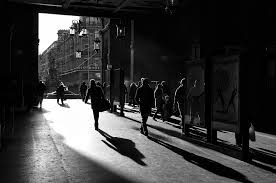
#> input picture Practice1/img2.jpg, 276 x 183 px
$ python temp2.py
#> lines starting #> are read from the running program, lines starting #| are printed output that depends on the picture; after the words box and inside, x2 and y2 are one past the last pixel; in counts of white or black regions, pixels touching at a corner belong together
### Practice1/my_linealT.py
#!/usr/bin/env python3
import numpy as np

def my_linealTrozos(image,a,p1,p2):
    Im_lt = np.double(image)
    Im_s = np.zeros(Im_lt.shape)
    Im_s[Im_lt<=p1[0]]=a[0]*Im_lt[Im_lt<=p1[0]]
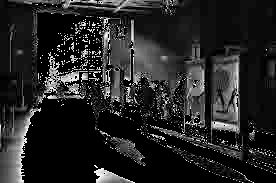
#> Im_s: shape (183, 276) float64; min 0, max 50, mean 7.3; drawn with min black and max white
    Im_s[(Im_lt>p1[0])&(Im_lt<=p2[0])]=a[1]*(Im_lt[(Im_lt>p1[0])&(Im_lt<=p2[0])]-p1[0])+p1[1]
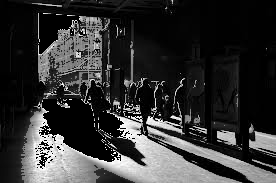
#> Im_s: shape (183, 276) float64; min 0, max 275, mean 55.5; drawn with min black and max white
    Im_s[Im_lt>p2[0]]=a[2]*(Im_lt[Im_lt>p2[0]]-p2[0])+p2[1]
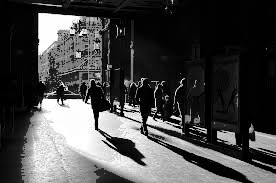
#> Im_s: shape (183, 276) float64; 8.43% of pixels changed, all inside (x1, y1, x2, y2) = (35, 13, 161, 169); drawn with min black and max white
    Imf = np.uint8(Im_s)
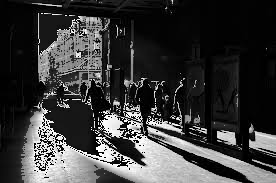
#> Imf: shape (183, 276); min 0, max 255, mean 57.7
    return Imf

# [28 lines left out: functions my_gamma, my_hist, my_equal, not called in this run]

### Practice1/temp2.py
# -*- coding: utf-8 -*-
"""
Spyder Editor

This is a temporary script file.
"""

from PIL import Image
import numpy as np
import matplotlib.pyplot as plt
import sys
sys.path.append('D:\Computer Vision Repository')
import my_linealT as trans

Im_g = Image.open('img2.jpg').convert('L')
Im_ga = np.array(Im_g)
a = np.array([1, 1, 1])
p1 = np.array([50, 125])
p2 = np.array([200, 225])
Im2 = trans.my_linealTrozos(Im_ga,a,p1,p2)

plt.gray()
plt.imshow(np.uint8(Im_ga))
plt.axis("off")

plt.figure()
plt.gray()
plt.imshow(Im2)
plt.axis("off")

$ run again, with Practice1/img1.jpg copied over Practice1/img2.jpg
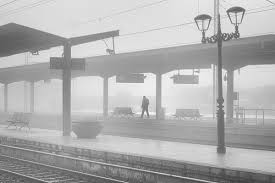
#> input picture Practice1/img1.jpg, 275 x 183 px
#> in my_linealTrozos, `Im_s[Im_lt>p2[0]]=a[2]*(Im_lt[Im_lt>p2[0]]-p2[0])+p2[1]`:
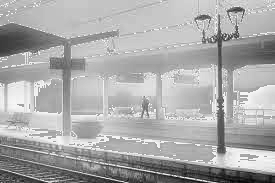
#> Im_s: shape (183, 275) float64; min 134, max 280, mean 231.9; drawn with min black and max white
#> in my_linealTrozos, `Imf = np.uint8(Im_s)`:
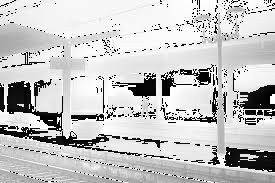
#> Imf: shape (183, 275); min 0, max 255, mean 196.2
